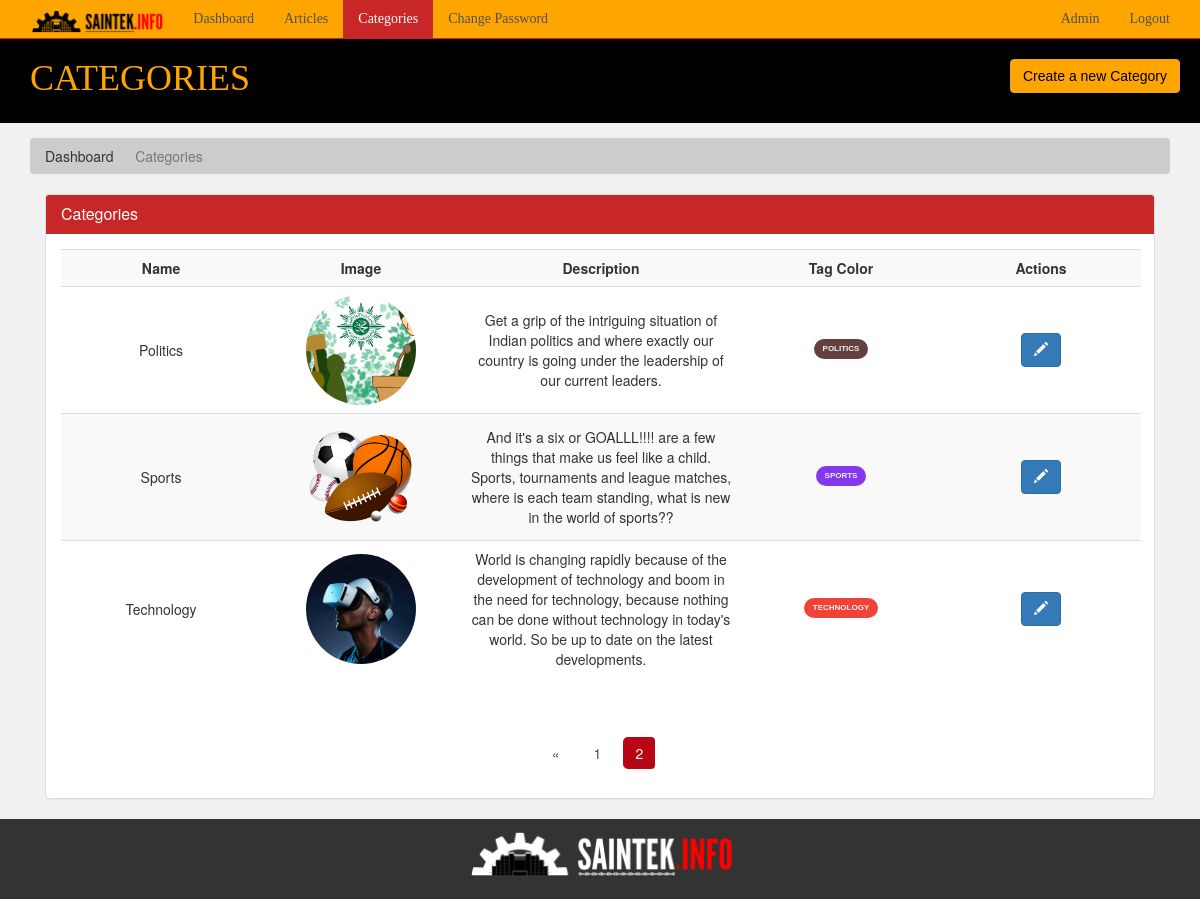
The page /admin/categories.php?page=2 (signed in) on the database its author committed.
### tables this page shows
CREATE TABLE `category` (
  `category_id` int(11) NOT NULL,
  `category_name` varchar(45) NOT NULL,
  `category_color` varchar(35) NOT NULL,
  `category_image` varchar(250) NOT NULL,
  `category_description` varchar(350) NOT NULL
);

### admin/categories.php (the view, shortened to what this page needs)
<?php
  require('./includes/nav.inc.php');
?>
<section id="breadcrumb">
  <div class="container">
    <ol class="breadcrumb">
      <li><a href="./index.php">Dashboard</a></li>
      <li class="active">Categories</li>
    </ol>
  </div>
</section>
<section id="main">
  <div class="container">
    <div class="col-md-12">
      <?php
        $limit = 5;
        if(isset($_GET['page'])) {
          $page = $_GET['page'];
        }else {
          $page = 1;
        }
        $offset = ($page - 1) * $limit;
        $sql = "SELECT *
                FROM category
                ORDER BY category_name ASC
                LIMIT {$offset},{$limit}";
        $result = mysqli_query($con,$sql);
        $row = mysqli_num_rows($result);
      ?>
      <div class="panel panel-default">
        <div class="panel-heading main-color-bg">
          <h3 class="panel-title">Categories</h3>
        </div>
        <div class="panel-body">
          <table class="table table-striped table-hover article-list">
            <tr>
              <th style="min-width: 80px; text-align:center">Name</th>
              <th style="min-width: 100px">Image</th>
              <th style="min-width: 280px">Description</th>
              <th style="min-width: 20px">Tag Color</th>
              <th style="min-width: 20px">Actions</th>
            </tr>
            <?php
                if($row > 0) {
                  while($data = mysqli_fetch_assoc($result)) {
                    $category_name = $data['category_name'];
                    $category_id = $data['category_id'];
                    $category_desc = $data['category_description'];
                    $category_image = $data['category_image'];
                    $category_color = $data['category_color'];
                    echo '
                      <tr>
                        <td style="text-align:center;">
                          '.$category_name.'
                        </td>
                        <td>
                          <img src="../assets/images/category/'.$category_image.'" />
                        </td>
                        <td>
                          '.$category_desc.'
                        </td>
                        <td>
                          <div class="tag '.$category_color.'">'.$category_name.'</div>
                        </td>
                        <td>
                          <a class="btn btn-primary" href="./edit-category.php?id='.$category_id.'">
                            <span class="glyphicon glyphicon-pencil"></span>
                          </a>
                        </td>
                      </tr>
                    ';
                  }
                }
              ?>
          </table>
        </div>
        <div class="text-center">
          <ul class="pagination pg-red">
            <?php
              $paginationQuery = "SELECT * FROM category";
              $paginationResult = mysqli_query($con, $paginationQuery);
              if(mysqli_num_rows($paginationResult) > 0) {
                $total_categories = mysqli_num_rows($paginationResult);
                $total_page = ceil($total_categories / $limit);
                if($page > 1) {
                  echo '
                    <li class="page-item">
                      <a href="categories.php?page='.($page - 1).'" class="page-link">
                        <span>&laquo;</span>
                      </a>
                    </li>';
                }
                for($i = 1; $i <= $total_page; $i++) {
                  $active = "";
                  if($i == $page) {
                    $active = "active";
                  }
                  echo '<li class="page-item '.$active.'"><a href="./categories.php?page='.$i.'" class="page-link">'.$i.'</a></li>';
                }
              }
            ?>
          </ul>
        </div>
      </div>
    </div>
  </div>
</section>
<?php
  require('./includes/footer.inc.php')
?>

### admin/includes/nav.inc.php (shortened to what this page needs)
<?php
  $admin_name = "Admin";
  $uri = $_SERVER['REQUEST_URI'];
  $page_title = "";
  $home = true;
  $pass = false;
  $category = false;
  $article = false;
  if(strpos($uri,"/categories.php") != false){
    $page_title = " Categories";
    $home = false;
    $category = true;
  }
?>
<!DOCTYPE html>
<html lang="en">
<head>
  <link href="../assets/css/partials/4-component.css" rel="stylesheet" />
  <link rel="stylesheet" href="https://maxcdn.bootstrapcdn.com/bootstrap/3.3.7/css/bootstrap.min.css" />
  <link href="../assets/css/admin/style.css" rel="stylesheet" />
  <link href="../assets/css/partials/1-variables.css" rel="stylesheet" />
</head>
<body>
  <nav class="navbar navbar-default navbar-static-top">
    <div class="container">
      <div class="navbar-header">
        <a class="navbar-brand"><img src="../assets/images/logo-saintekinfo.png" /></a>
      </div>
      <div id="navbar" class="collapse navbar-collapse">
        <ul class="nav navbar-nav">
          <li <?php if($home) echo 'class="active"' ?>><a href="./index.php">Dashboard</a></li>
          <li <?php if($article) echo 'class="active"' ?>><a href="./articles.php">Articles</a></li>
          <li <?php if($category) echo 'class="active"' ?>><a href="./categories.php">Categories</a></li>
          <li <?php if($pass) echo 'class="active"' ?>><a href="./change-password.php">Change Password</a></li>
        </ul>
        <ul class="nav navbar-nav navbar-right">
          <li><a><?php echo $admin_name ?></a></li>
          <li><a href="./logout.php">Logout</a></li>
        </ul>
      </div>
    </div>
  </nav>
  <header id="header">
    <div class="container">
      <div class="row">
        <div class="col-md-10">
          <h1><?php echo $page_title ?></h1>
        </div>
        <div class="col-md-2 btn-box">
          <a href="./add-category.php" class="btn btn-warning" type="button" style="font-family:Verdana, Geneva, Tahoma, sans-serif; color:black; background-color:#ffa500">
            Create a new Category
          </a>
        </div>
      </div>
    </div>
  </header>

### admin/includes/footer.inc.php (shortened to what this page needs)
<footer id="footer">
  <p class="img-footer"><img src="../assets/images/logo-saintekinfo-light.png" /></p>
</footer>
</body>
</html>

### assets/css/partials/4-component.css (style rules this page uses)
.container { width: 100%; padding-right: 15px; padding-left: 15px; margin-right: auto; margin-left: auto; }
.tag { display: inline-block; font-family: var(--ff-nunito); font-size: var(--ts-sml); font-weight: 800; text-transform: uppercase; color: var(--light-color); padding: 0.4rem 0.9rem; border-radius: 14px; margin-bottom: 0.5rem; }
.tag-orange { background: var(--tag-orange-color); }
.tag-purple { background: var(--tag-purple-color); }
.tag-brown { background: var(--tag-brown-color); }
.btn { display: inline-block; border: none; background: var(--dark-color); color: #fff; text-decoration: none; font-family: var(--ff-nunito); padding: 0.5rem 0.75rem; border-radius: var(--border-radius); transition: all 200ms ease-in-out; }
.btn-primary { background: var(--primary-color); }
.pagination { display: inline-block; }
.pagination a { float: left; padding: 8px 16px; margin: 2px; transition: all 200ms ease-in-out; }

### assets/css/admin/style.css (style rules this page uses)
body { background: var(--light-color); }
.btn-box { padding: 2rem; }
img { height: 25px; }
.navbar { min-height: 38px !important; margin-bottom: 0; border-radius: 0; }
.navbar-nav > li > a, .navbar-brand { padding-top: 9px !important; padding-bottom: 0 !important; height: 38px; font-family: 'Trebuchet MS'; }
.navbar-default { background-color: #ffa500; border-color: var(--primary-color); }
.navbar-default .navbar-brand { color: var(--dark-color); }
.navbar-default .navbar-nav > li > a { color: var(--dark-color); }
.navbar-default .navbar-nav > .active > a, .navbar-default .navbar-nav > .active > a:hover, .navbar-default .navbar-nav > .active > a:focus { color: #fdfdfd; background-color: var(--primary-color); }
.navbar-default .navbar-collapse, .navbar-default .navbar-form { border-color: var(--light-color); }
.main-color-bg { background-color: var(--primary-color) !important; border-color: var(--primary-color) !important; color: #ffffff !important; }
#header { background: black; color: #ffffff; padding-bottom: 10px; margin-bottom: 15px; }
h1 { font-family: Impact; color: #ffa500; text-transform: uppercase; }
.breadcrumb { background: #cccccc; color: #333333; }
.breadcrumb a { color: #333333; }
.article-list td img { border-radius: 50%; object-fit: cover; height: 11rem; text-align: left; width: 11rem; }
.article-list td:not(:first-child), .article-list th:not(:first-child) { text-align: center; }
.article-list th, .article-list td { min-width: 200px; vertical-align: middle !important; }
.pagination > li > a, .pagination > li > span { border-radius: var(--border-radius); margin: 5px; border: none; color: var(--dark-color); cursor: pointer; }
.pagination > .active > a, .pagination > .active > a:focus, .pagination > .active > a:hover, .pagination > .active > span, .pagination > .active > span:focus, .pagination > .active > span:hover { z-index: 3; color: #fff; cursor: default; background-color: var(--active-color); border-color: none; }
#main { min-height: 57.2vh; }
#footer { background: #333333; color: #ffffff; text-align: center; padding: 10px; }
.img-footer img { height: 50px; }

### assets/css/partials/1-variables.css (style rules this page uses)
:root { --primary-color: #c72727; --secondary-color: #f99500; --light-color: #f1f1f1; --dark-color: #50514f; --black-color: #333333; --tag-trend-color: #fa163f; --tag-yellow-color: #ffbe0b; --tag-purple-color: #8338ec; --tag-blue-color: #3a86ff; --tag-green-color: #00ff73; --tag-orange-color: #ef4339; --tag-pink-color: #ff0a54; --tag-brown-color: #663f3f; --hover-color: #ee4444; --active-color: #b90615; --ts-vs: 0.56rem; --ts-sml: 0.8rem; --ts-md: 1.1rem; --ts-lg: 1.25rem; --hs-vs: 1.3rem; --hs-sml: 2rem; --hs-md: 2.5rem; --hs-lg: 3rem; --ff-monts: "Montserrat", sans-serif; --ff-nunito: "Nunito Sans", sans-serif; --ff-noto: "Noto Serif", serif; --ff-robo: "Roboto", sans-serif; --border-radius: 5px; }

### rows shown on the page
category: category_name "Politics", category_image (picture), category_description "Get a grip of the intriguing situation of Indian politics and where exactly our country is going under the leadership of our current leaders.", category_name "POLITICS"
category: category_name "Sports", category_image (picture), category_description "And it's a six or GOALLL!!!! are a few things that make us feel like a child. Sports, tournaments and league matches, where is each team standing, what is new in the world of sports??", category_name "SPORTS"
category: category_name "Technology", category_image (picture), category_description "World is changing rapidly because of the development of technology and boom in the need for technology, because nothing can be done without technology in today's world. So be up to date on the latest developments.", category_name "TECHNOLOGY"

### other values the page prints
$admin_name "Admin"
$page_title "CATEGORIES"
